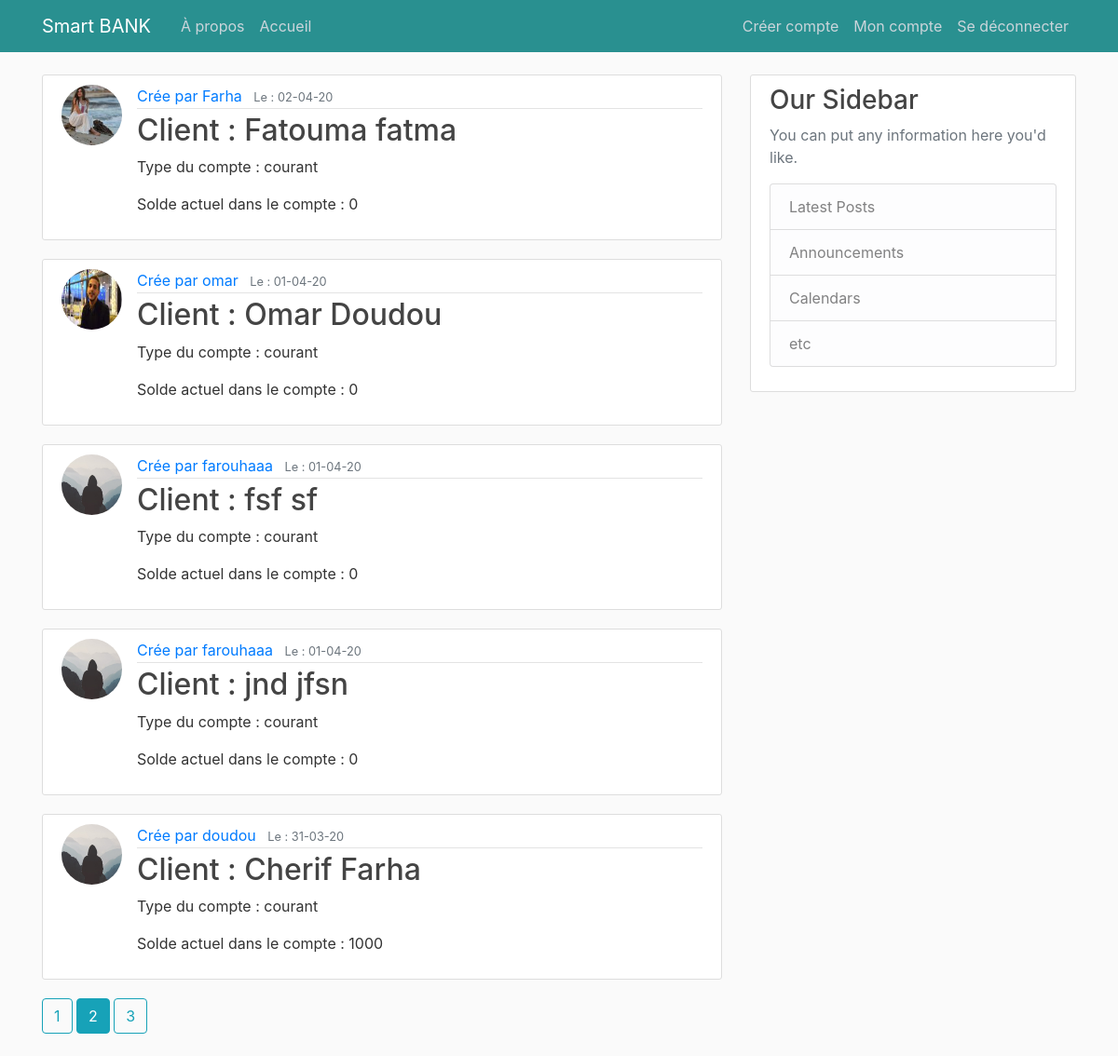
Page /home?page=2 (signed in) on the committed database.
### projet/models.py (models this page shows, shortened)
class Compte(db.Model):
    id = db.Column(db.Integer, primary_key=True)
    nom = db.Column(db.String(20), unique=True, nullable=False)
    prenom = db.Column(db.String(20), unique=True, nullable=False)
    email = db.Column(db.String(120), unique=True, nullable=False)
    sexe = db.Column(db.String(20), nullable=False)
    image_file = db.Column(db.String(20), nullable=False, default='default.jpg')
    password = db.Column(db.String(60), nullable=False)
    date_naissance = db.Column(db.String, nullable=False, default=datetime.utcnow)
    date_posted = db.Column(db.DateTime, nullable=False, default=datetime.utcnow)
    solde = db.Column(db.Integer, nullable=False, default=0)
    type_compte = db.Column(db.String(20), nullable=False, default='courant')
    user_id = db.Column(db.Integer, db.ForeignKey('user.id'), nullable=False)

class User(db.Model, UserMixin):
    id = db.Column(db.Integer, primary_key=True)
    username = db.Column(db.String(20), unique=True, nullable=False)
    email = db.Column(db.String(120), unique=True, nullable=False)
    image_file = db.Column(db.String(20), nullable=False, default='default.jpg')
    password = db.Column(db.String(60), nullable=False)
    comptes = db.relationship('Compte', backref='createur', lazy=True)

### projet/routes.py (the view)
@app.route("/home")
def home():
    page = request.args.get('page', 1, type=int)
    comptes = Compte.query.order_by(Compte.date_posted.desc()).paginate(page=page, per_page=5)
    return render_template('home.html', comptes=comptes)

### projet/models.py (called while the page is built)
@login_manager.user_loader
def load_user(user_id):
    return User.query.get(int(user_id))

### projet/templates/home.html
{% extends "layout.html" %}
{% block content %}
    {% for compte in comptes.items %}
        <article class="media content-section">
          <img class="rounded-circle article-img" src="{{ url_for('static', filename='profile_pics/' + compte.image_file) }}">
          <div class="media-body">
            <div class="article-metadata">
              <a class="mr-2" href="{{ url_for('user_comptes', username=compte.createur.username) }}">Crée par {{ compte.createur.username }}</a>
              <small class="text-muted">Le : {{ compte.date_posted.strftime('%d-%m-%y') }}</small>
            </div>
            <h2><a class="article-title" href="{{ url_for('compte', compte_id=compte.id) }}">Client : {{ compte.nom }} {{ compte.prenom }}</a></h2>
            <p class="article-content">Type du compte : {{ compte.type_compte }}</p>
            <p class="article-content">Solde actuel dans le compte : {{ compte.solde }}</p>
          </div>
        </article>
    {% endfor %}
    {% for page_num in comptes.iter_pages(left_edge=1, right_edge=1, left_current=1, right_current=2) %}
      {% if page_num %}
        {% if comptes.page == page_num %}
          <a class="btn btn-info mb-4" href="{{ url_for('home', page=page_num) }}">{{ page_num }}</a>
        {% else %}
          <a class="btn btn-outline-info mb-4" href="{{ url_for('home', page=page_num) }}">{{ page_num }}</a>
        {% endif %}
      {% else %}
        ...
      {% endif %}
    {% endfor %}
{% endblock content %}

### projet/static/main.css (style rules this page uses)
body { background: #fafafa; color: #333333; margin-top: 5rem; }
h1, h2, h3, h4, h5, h6 { color: #444444; }
.content-section { background: #ffffff; padding: 10px 20px; border: 1px solid #dddddd; border-radius: 3px; margin-bottom: 20px; }
.article-title { color: #444444; }
.article-content { white-space: pre-line; }
.article-img { height: 65px; width: 65px; margin-right: 16px; }
.article-metadata { padding-bottom: 1px; margin-bottom: 4px; border-bottom: 1px solid #e3e3e3 }

### rows in the picture
Compte: image_file (picture), createur.username "Farha", date_posted "02-04-20", nom "Fatouma", prenom "fatma", type_compte "courant", solde "0"
Compte: image_file (picture), createur.username "omar", date_posted "01-04-20", nom "Omar", prenom "Doudou", type_compte "courant", solde "0"
Compte: image_file (placeholder picture), createur.username "farouhaaa", date_posted "01-04-20", nom "fsf", prenom "sf", type_compte "courant", solde "0"
Compte: image_file (placeholder picture), createur.username "farouhaaa", date_posted "01-04-20", nom "jnd", prenom "jfsn", type_compte "courant", solde "0"
Compte: image_file (placeholder picture), createur.username "doudou", date_posted "31-03-20", nom "Cherif", prenom "Farha", type_compte "courant", solde "1000"

### other values in the picture
{{ page_num }} "1" "3"
{{ page_num }} "2"
